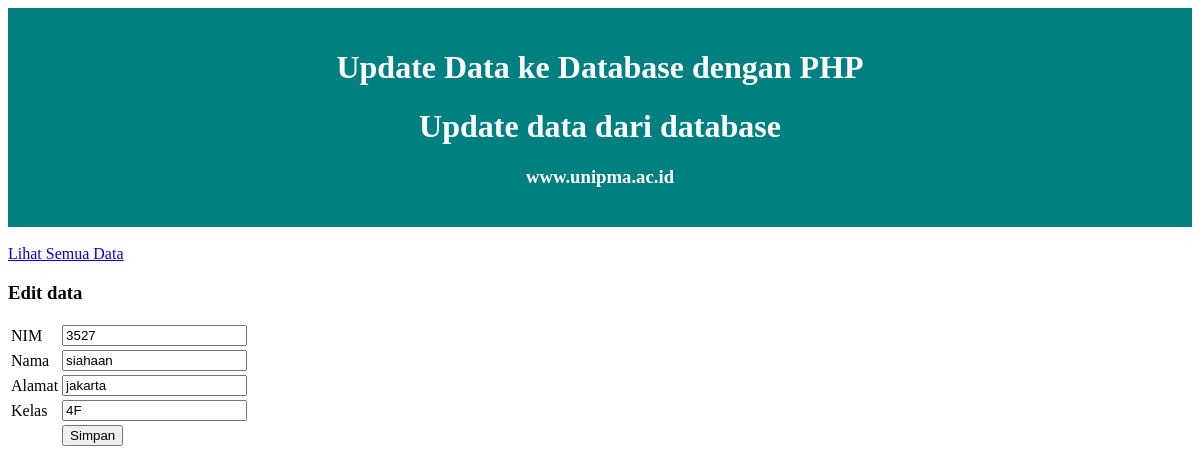
/edit.php?npm=3527, run on the app's committed database.
### tables this page shows
CREATE TABLE `datadiri` (
  `npm` int(11) NOT NULL,
  `nama` varchar(100) DEFAULT NULL,
  `alamat` varchar(100) DEFAULT NULL,
  `kelas` varchar(100) DEFAULT NULL
);

### edit.php (the view, shortened to what this page needs)
<!DOCTYPE html>
<html lang="en">
<head>
    <link rel="stylesheet" href="style.css">
</head>
<body>
    <div class="judul">
        <h1>Update Data ke Database dengan PHP</h1>
        <h1>Update data dari database</h1>
        <h3>www.unipma.ac.id</h3>
    </div>
    <br/>
    <a href="index.php">Lihat Semua Data</a>
    <br/>
    <h3>Edit data</h3>
    <?php
    $koneksi = mysqli_connect("localhost", "root", "", "biodata");
    $npm = $_GET['npm'];
    $query = "SELECT * FROM datadiri WHERE npm='$npm'";
    $result = mysqli_query($koneksi, $query);
    if ($result && mysqli_num_rows($result) > 0) {
        $data = mysqli_fetch_assoc($result);
    ?>
        <form action="update.php" method="post">
            <table>
                <tr>
                    <td>NIM</td>
                    <td><input type="text" name="npm" value="<?php echo $data['npm']; ?>"></td>
                </tr>
                <tr>
                    <td>Nama</td>
                    <td><input type="text" name="nama" value="<?php echo $data['nama']; ?>"></td>
                </tr>
                <tr>
                    <td>Alamat</td>
                    <td><input type="text" name="alamat" value="<?php echo $data['alamat']; ?>"></td>
                </tr>
                <tr>
                    <td>Kelas</td>
                    <td><input type="text" name="kelas" value="<?php echo $data['kelas']; ?>"></td>
                </tr>
                <tr>
                    <td></td>
                    <td><input type="submit" value="Simpan"></td>
                </tr>
            </table>
        </form>
    <?php
    } else {
        echo "Data tidak ditemukan.";
    }
    ?>
</body>
</html>

### style.css (style rules this page uses)
.judul { background-color: #008080; color: white; padding: 20px; text-align: center; }

### data on the page
datadiri: npm "3527", nama "siahaan", alamat "jakarta", kelas "4F"
